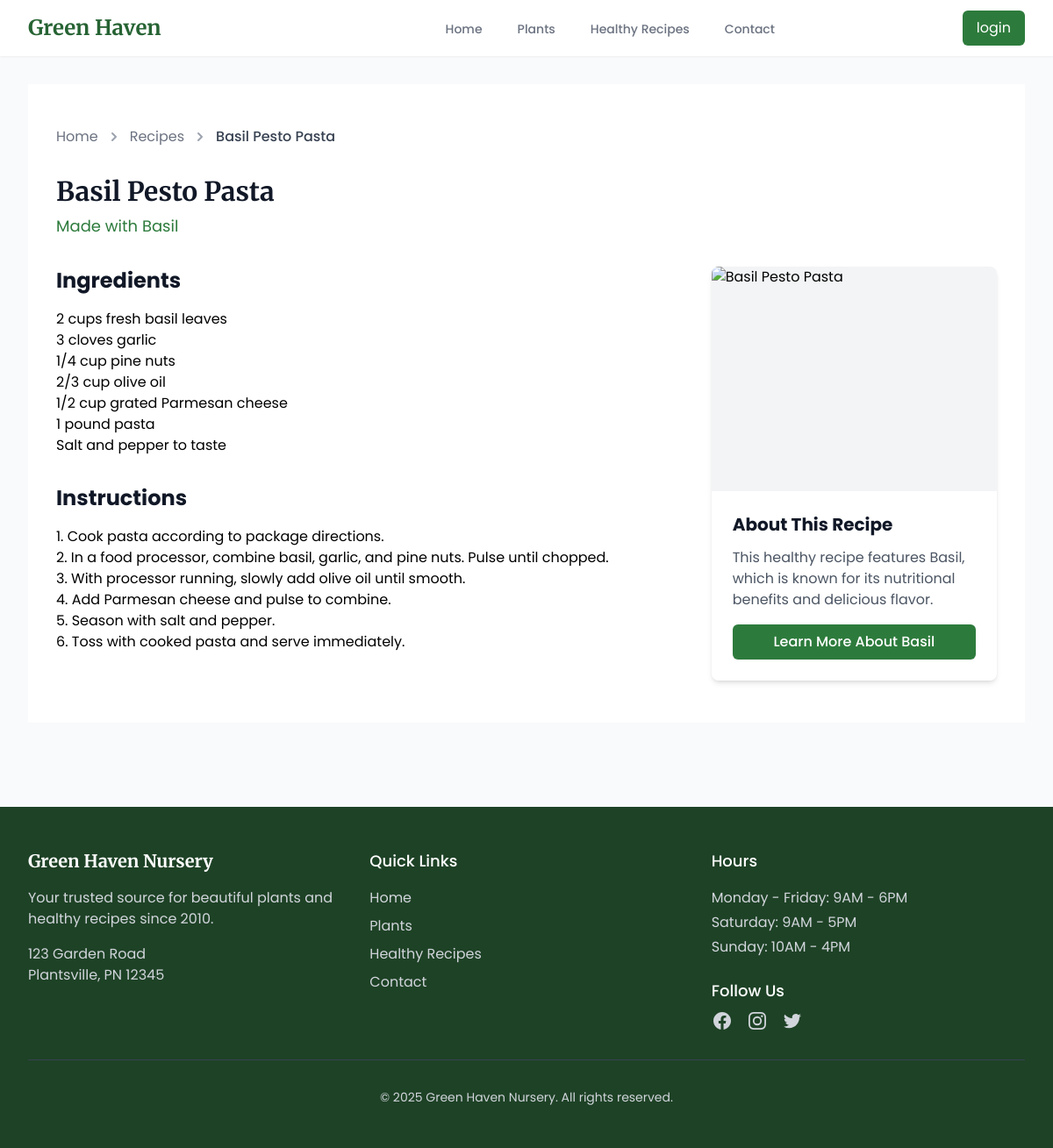
Screenshot of /recipe.php?id=4 with the database file from the repository.
### tables this page shows
CREATE TABLE IF NOT EXISTS recipes (
    id INT AUTO_INCREMENT PRIMARY KEY,
    plant_id INT NOT NULL,
    title VARCHAR(255) NOT NULL,
    ingredients TEXT NOT NULL,
    instructions TEXT NOT NULL,
    image VARCHAR(255) DEFAULT NULL,
    FOREIGN KEY (plant_id) REFERENCES plants(id)
);

CREATE TABLE IF NOT EXISTS plants (
    id INT AUTO_INCREMENT PRIMARY KEY,
    name VARCHAR(255) NOT NULL,
    scientific_name VARCHAR(255) NOT NULL,
    description TEXT NOT NULL,
    image VARCHAR(255) DEFAULT NULL
);

### includes/functions.php (called while the page is built, shortened)
<?php
function getRecipeById($id) {
    $pdo = connectDB();
    $stmt = $pdo->prepare("
        SELECT r.*, p.name as plant_name, p.id as plant_id
        FROM recipes r
        JOIN plants p ON r.plant_id = p.id
        WHERE r.id = :id
    ");
    $stmt->bindParam(':id', $id, PDO::PARAM_INT);
    $stmt->execute();
    return $stmt->fetch(PDO::FETCH_ASSOC);
}

### recipe.php (the view, shortened to what this page needs)
<?php
require_once 'includes/functions.php';
$recipeId = isset($_GET['id']) ? (int)$_GET['id'] : 0;
$recipe = getRecipeById($recipeId);
include 'includes/header.php';
?>
<section class="bg-white">
    <div class="max-w-7xl mx-auto px-4 sm:px-6 lg:px-8 py-12">
        <nav class="flex mb-8" aria-label="Breadcrumb">
            <ol class="flex items-center space-x-2">
                <li>
                    <a href="index.php" class="text-gray-500 hover:text-gray-700">Home</a>
                </li>
                <li class="flex items-center">
                    <svg class="h-5 w-5 text-gray-400" fill="currentColor" viewBox="0 0 20 20">
                        <path fill-rule="evenodd" d="M7.293 14.707a1 1 0 010-1.414L10.586 10 7.293 6.707a1 1 0 011.414-1.414l4 4a1 1 0 010 1.414l-4 4a1 1 0 01-1.414 0z" clip-rule="evenodd"></path>
                    </svg>
                    <a href="recipes.php" class="ml-2 text-gray-500 hover:text-gray-700">Recipes</a>
                </li>
                <li class="flex items-center">
                    <svg class="h-5 w-5 text-gray-400" fill="currentColor" viewBox="0 0 20 20">
                        <path fill-rule="evenodd" d="M7.293 14.707a1 1 0 010-1.414L10.586 10 7.293 6.707a1 1 0 011.414-1.414l4 4a1 1 0 010 1.414l-4 4a1 1 0 01-1.414 0z" clip-rule="evenodd"></path>
                    </svg>
                    <span class="ml-2 text-gray-700 font-medium"><?= htmlspecialchars($recipe['title']) ?></span>
                </li>
            </ol>
        </nav>
        <div class="mb-8">
            <h1 class="text-3xl font-serif font-bold text-gray-900 mb-2"><?= htmlspecialchars($recipe['title']) ?></h1>
            <p class="text-lg text-primary-600">
                Made with
                <a href="plant.php?id=<?= $recipe['plant_id'] ?>" class="hover:underline">
                    <?= htmlspecialchars($recipe['plant_name']) ?>
                </a>
            </p>
        </div>
        <div class="lg:grid lg:grid-cols-3 lg:gap-12">
            <div class="lg:col-span-2 order-2 lg:order-1">
                <div class="bg-white rounded-lg overflow-hidden">
                    <div class="mb-8">
                        <h2 class="text-2xl font-bold text-gray-900 mb-4">Ingredients</h2>
                        <div class="prose prose-lg max-w-none">
                            <?= nl2br(htmlspecialchars($recipe['ingredients'])) ?>
                        </div>
                    </div>
                    <div>
                        <h2 class="text-2xl font-bold text-gray-900 mb-4">Instructions</h2>
                        <div class="prose prose-lg max-w-none">
                            <?= nl2br(htmlspecialchars($recipe['instructions'])) ?>
                        </div>
                    </div>
                </div>
            </div>
            <div class="mb-8 lg:mb-0 order-1 lg:order-2">
                <div class="bg-gray-100 rounded-lg overflow-hidden shadow-md sticky top-8">
                    <img src="<?= !empty($recipe['image']) ? '/assets/images/recipes/' . $recipe['image'] : 'https://images.pexels.com/photos/1640774/pexels-photo-1640774.jpeg' ?>"
                         alt="<?= htmlspecialchars($recipe['title']) ?>"
                         class="w-full h-64 object-cover">
                    <div class="p-6 bg-white">
                        <h3 class="text-xl font-bold text-gray-900 mb-3">About This Recipe</h3>
                        <p class="text-gray-600 mb-4">This healthy recipe features <?= htmlspecialchars($recipe['plant_name']) ?>, which is known for its nutritional benefits and delicious flavor.</p>
                        <a href="plant.php?id=<?= $recipe['plant_id'] ?>" class="inline-block w-full bg-primary-600 hover:bg-primary-700 text-white text-center font-medium py-2 px-4 rounded-md shadow-sm transition-colors">
                            Learn More About <?= htmlspecialchars($recipe['plant_name']) ?>
                        </a>
                    </div>
                </div>
            </div>
        </div>
    </div>
</section>
<?php include 'includes/footer.php'; ?>

### assets/css/style.css (style rules this page uses)
html { scroll-behavior: smooth; }

### rows the page displays
recipes: title "Basil Pesto Pasta", plant.name "Basil", ingredients "2 cups fresh basil leaves 3 cloves garlic 1/4 cup pine nuts 2/3 cup olive oil 1/2 cup grated Parmesan cheese 1 pound pasta Salt and pepper to taste", instructions "1. Cook pasta according to package directions. 2. In a food processor, combine basil, garlic, and pine nuts. Pulse until chopped. 3. With processor running, slowly add olive oil until smooth. 4. Add Parmesan cheese and pulse to combine. 5. Season with salt and pepper. 6. Toss with cooked pasta and serve immediately."
